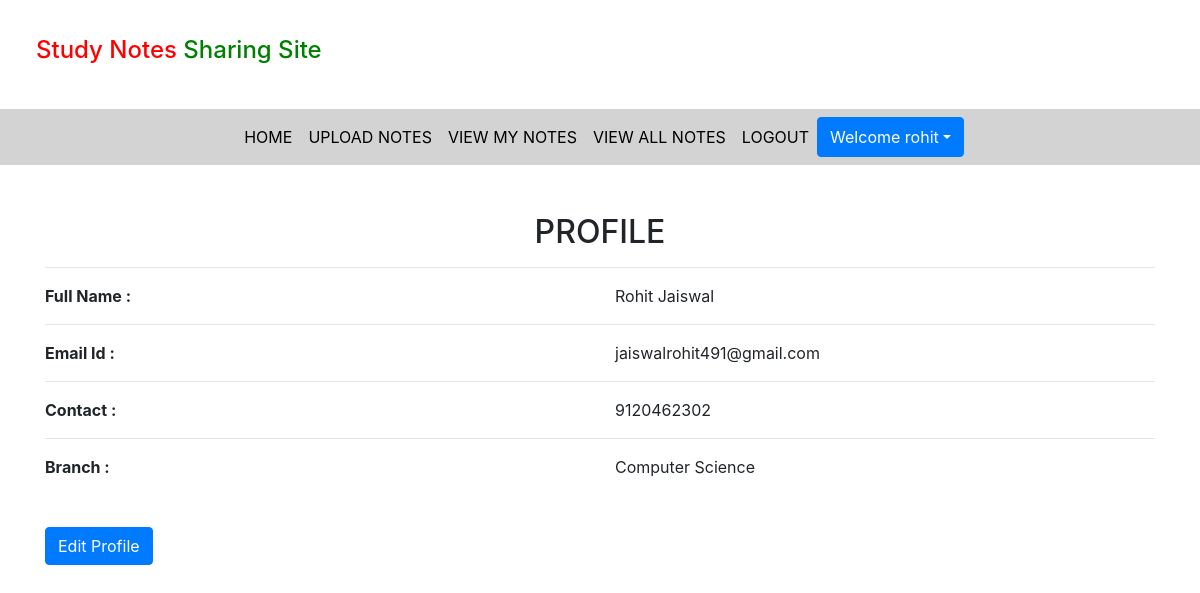
Screenshot of /profile/ (signed in) with the database file from the repository.
### notes/models.py (models this page shows, shortened)
class Signup(models.Model):
    user = models.ForeignKey(User, on_delete=models.CASCADE)
    contact = models.CharField(max_length=10,null=True)
    branch = models.CharField(max_length=30)
    role = models.CharField(max_length=15)

### notes/views.py (the view)
# urls.py: path('profile/',profile,name='profile'),
def profile(request):
    if not request.user.is_authenticated:
        return redirect('login')
    user = User.objects.get(id=request.user.id)
    data = Signup.objects.get(user = user)
    d = {'data':data,'user':user}
    return render(request,'profile.html',d)

### notes/templates/profile.html
{% extends 'usernavigation.html' %}
{% load static %}
{% block body %}
<div class="container mt-5">
    <h2 class="text-center">PROFILE</h2>
    <hr>
    <DIV class="row">
        <div class="col-md-6">
            <b>Full Name :</b>
        </div>
        <div class="col-md-6" style="text-transform: capitalize;">
            {{data.user.first_name}} {{data.user.last_name}}
        </div>
    </DIV>
<hr>
    <DIV class="row">
        <div class="col-md-6">
            <b>Email Id :</b>
        </div>
        <div class="col-md-6">
            {{data.user.username}}
        </div>
    </DIV>
<hr>
    <DIV class="row">
        <div class="col-md-6">
            <b>Contact :</b>
        </div>
        <div class="col-md-6">
            {{data.contact}}
        </div>
    </DIV>
<hr>
    <DIV class="row">
        <div class="col-md-6">
            <b>Branch :</b>
        </div>
        <div class="col-md-6">
            {{data.branch}}
        </div>
    </DIV>
    <a href="{% url 'edit_profile' %}" class="btn btn-primary mt-5">Edit Profile</a>
</div>
{% endblock %}

### notes/templates/usernavigation.html (shortened to what this page needs)
<html lang="en">
<head>
    {% load static %}
  <link rel="stylesheet" href="https://maxcdn.bootstrapcdn.com/bootstrap/4.3.1/css/bootstrap.min.css">
  <link rel="stylesheet" href="https://use.fontawesome.com/releases/v5.6.3/css/all.css"></head>
  <link rel="stylesheet" href="{% static 'css/mystyle.css'%}">
</head>
<body>
<h4 style = "padding : 3%"><span style="color:red">Study Notes</span><span style="color:green"> Sharing Site</span></h4>
<nav class=" navbar navbar-expand-sm justify-content-center" style = "background-color: lightgrey;">
<ul class="navbar-nav">
  <li class="navbar-item">
      <a class="nav-link" href="{% url 'profile' %}">HOME</a>
  </li>
  <li class="navbar-item">
    <a class="nav-link" href="{% url 'upload_notes' %}">UPLOAD NOTES</a>
  </li>
  <li class="navbar-item">
    <a class="nav-link" href="{% url 'view_mynotes' %}">VIEW MY NOTES</a>
  </li>
  <li class="navbar-item">
    <a class="nav-link" href="{% url 'viewallnotes' %}">VIEW ALL NOTES</a>
  </li>
  <li class="navbar-item">
    <a class="nav-link" href="{% url 'logout' %}">LOGOUT</a>
  </li>
<div class="btn-group">
    <button type="button" class="btn btn-primary dropdown-toggle" data-toggle="dropdown">Welcome {{request.user.first_name}}</button>
</div>
</ul>
</nav>
</body>
</html>
{% block body %}
{% endblock %}

### notes/static/css/mystyle.css (style rules this page uses)
.nav-link { color : black }

### rows the page displays
Signup: user.first_name "Rohit", user.last_name "Jaiswal", user.username "jaiswalrohit491@gmail.com", contact "9120462302", branch "Computer Science"

### other values shown
{{ request.user.first_name }} "rohit"
